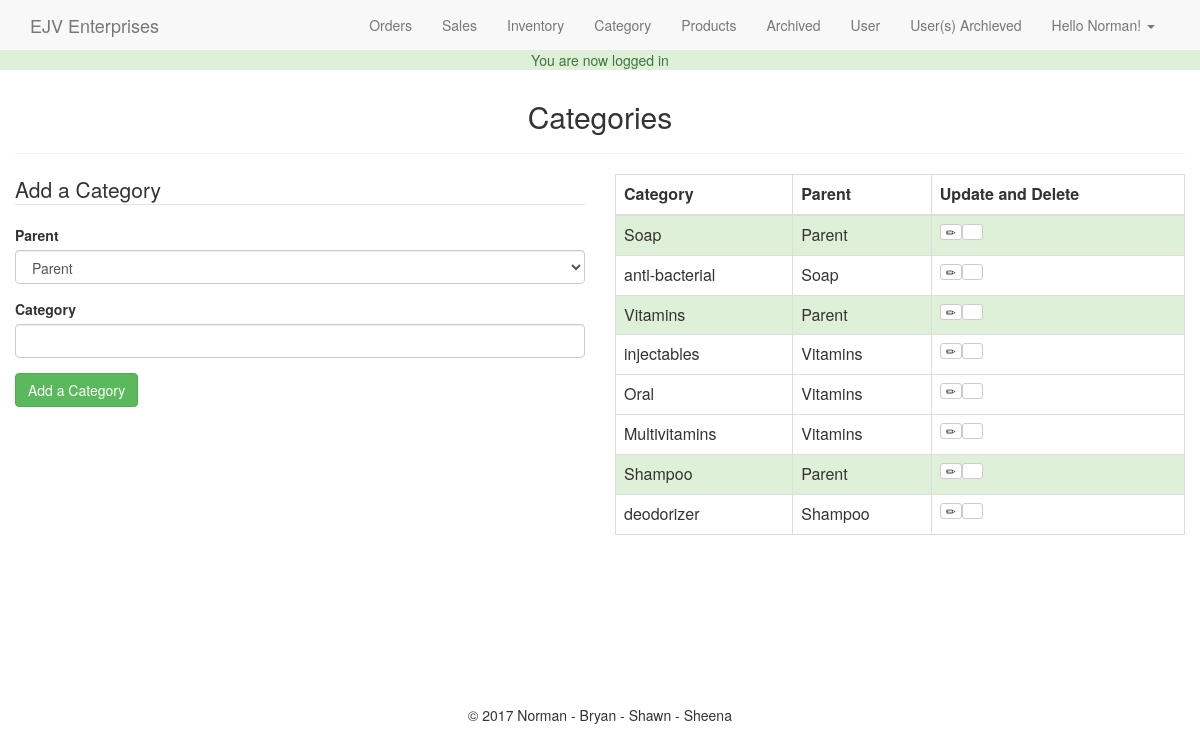
The app's page /admin/category.php (signed in) with its own data.
### tables this page shows
CREATE TABLE IF NOT EXISTS `users` (
  `id` int(11) NOT NULL AUTO_INCREMENT,
  `full_name` varchar(250) NOT NULL,
  `email` varchar(250) NOT NULL,
  `password` varchar(250) NOT NULL,
  `join_date` datetime NOT NULL DEFAULT CURRENT_TIMESTAMP,
  `last_login` datetime NOT NULL,
  `permissions` varchar(250) NOT NULL,
  PRIMARY KEY (`id`)
);

CREATE TABLE IF NOT EXISTS `categories` (
  `id` int(11) NOT NULL AUTO_INCREMENT,
  `category` varchar(500) NOT NULL,
  `parent` int(11) NOT NULL DEFAULT '0',
  PRIMARY KEY (`id`)
);

### admin/category.php (the view, shortened to what this page needs)
<?php
require_once $_SERVER['DOCUMENT_ROOT'].'/ejventerprises/core/init.php';
include 'includes/head.php';
include 'includes/navigation.php';
$category = '';
$post_parent = '';
?>
<?php
$category_value = '';
$parent_value = '0';
if(isset($_GET['edit'])){
$category_value = $edit_category['category'];
$parent_value = $edit_category['parent'];
}else{
	if(isset($_POST)){
		$category_value =  $category;
		$parent_value = $post_parent;
	}
}
?>
<h2 class="text-center">Categories</h2>
<hr>
<div class="row">
	<div class="col-md-6">
		<form class="form" action="category.php<?=((isset($_GET['edit']))?'?edit='.$edit_id:''); ?>" method="post">
		<legend><?=((isset($_GET['edit']))?'Edit ':'Add a '); ?>Category</legend>
			<div class="form-group">
		<label for="parent">Parent</label>
		<select class="form-control" name="parent" id="parent">
			<option value="0"<?=(($parent_value == 0)?' selected = "selected"':'')?>>Parent</option>
		</select>
			</div>
			<div class="form-group">
			<label for="category">Category</label>
			<input type="text" class="form-control" name="category" id="category" value="<?=$category_value; ?>">
			</div>
			<div class="form-group">
			<input type="submit" class="btn btn-success" value="<?=((isset($_GET['edit']))?'Edit ':'Add a '); ?>Category">
			</div>
			</form>
	</div>
	<div class="col-md-6">
	<table class="table table-bordered">
	<thead>
	<th>Category</th><th>Parent</th><th>Update and Delete</th>
	</thead>
	<tbody>
	<?php $sql = "SELECT * FROM categories WHERE parent = 0";
			$result = $db->query($sql);
while($parent = mysqli_fetch_assoc($result)):
			$parent_id = (int)$parent['id'];
			$sql2 = "SELECT * FROM categories WHERE parent = '$parent_id'";
			$cresult = $db->query($sql2);
			?>
		<tr class="bg-success">
			<td><?=$parent['category'];?></td>
			<td>Parent</td>
			<td><a href="category.php?edit=<?php echo $parent['id']; ?>" class="btn btn-xs btn-default"><span class="glyphicon glyphicon-pencil"></span>
				<a href="category.php?delete=<?php echo $parent['id']; ?>" class="btn btn-xs btn-default"><span class="glyphicon glyphicon-remove"></span></td>
		</tr>
			<?php while($child = mysqli_fetch_assoc($cresult)):
			?>
		<tr class="bg-default">
			<td><?=$child['category'];?></td>
			<td><?=$parent['category'];?></td>
			<td><a href="category.php?edit=<?php echo $child['id']; ?>" class="btn btn-xs btn-default"><span class="glyphicon glyphicon-pencil"></span>
				<a href="category.php?delete=<?php echo $child['id']; ?>" class="btn btn-xs btn-default"><span class="glyphicon glyphicon-remove"></span></td>
		</tr>
	<?php endwhile; ?>
	<?php endwhile; ?>
	</tbody>
	</table>
	</div>
	</div>
<?php
include 'includes/footer.php';
?>

### admin/includes/navigation.php (shortened to what this page needs)
<nav class="navbar navbar-default navbar-fixed-top">
<div class="container">
<a href="index.php" class="navbar-brand">EJV Enterprises</a>
<ul class="nav navbar-nav pull-right">
<li>
<a href="index.php">Orders</a>
</li>
<li>
<a href="sales.php">Sales</a>
</li>
<li>
<a href="inventory.php">Inventory</a>
</li>
<li>
<a href="category.php">Category</a>
</li>
<li>
<a href="products.php">Products</a>
</li>
<li>
<a href="archived.php">Archived</a>
</li>
<li>
<a href="user.php">User</a>
</li>
<li>
<a href="user_arc.php">User(s) Archieved</a>
</li>
<li class="dropdown">
<a href="#" class="dropdown-toggle" data-toggle="dropdown">Hello <?=$user_data['full_name']; ?>!
<span class="caret"></span>
</a>
</li>
</ul>
</div></nav>

### css/main.css (style rules this page uses)
body { padding-top:50px; }

### records on screen
users: full_name "Norman"
categories: category "Soap"
categories: category "anti-bacterial"
categories: category "Vitamins"
categories: category "injectables"
categories: category "Oral"
categories: category "Multivitamins"
categories: category "Shampoo"
categories: category "deodorizer"

### other values on screen
$_SESSION['success_flash'] "You are now logged in"
